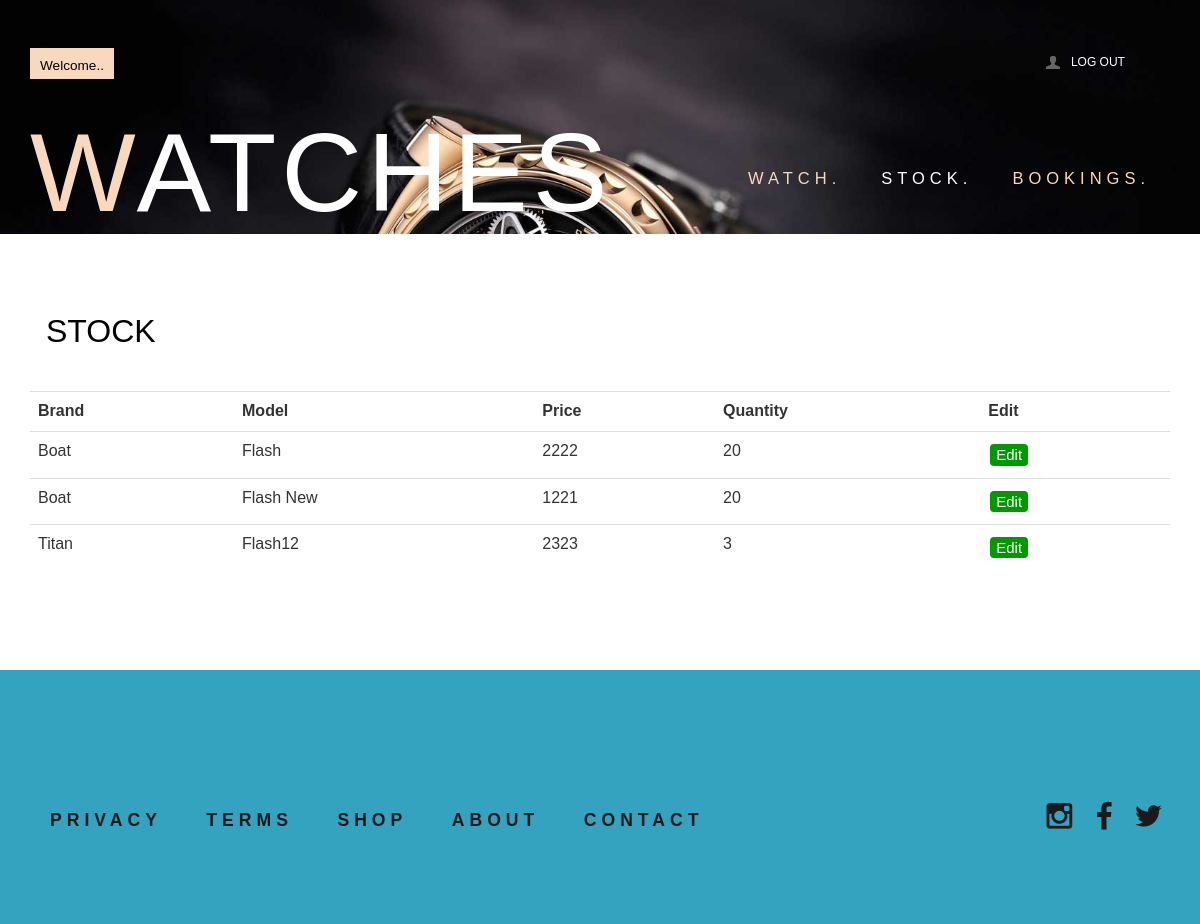
Page /stock.php (signed in) on the committed database.
### tables this page shows
CREATE TABLE IF NOT EXISTS `stock` (
  `watchid` int NOT NULL,
  `shopid` int NOT NULL,
  `brand` varchar(30) NOT NULL,
  `model` varchar(30) NOT NULL,
  `price` int NOT NULL,
  `quantity` int DEFAULT NULL,
  UNIQUE KEY `watchid` (`watchid`)
);

### stock.php (the view, shortened to what this page needs)
<?php
include("connection.php");
?>
<!DOCTYPE HTML>
<html lang="en">
<head>
    <link href="css/bootstrap.css" rel="stylesheet" type="text/css" />
    <link href="css/style.css" rel="stylesheet" type="text/css" />
    <link href="css/megamenu.css" rel="stylesheet" type="text/css" media="all" />
    <link href="css/watch.css" rel="stylesheet" type="text/css" />
</head>
<body>
<div class="account-in">
    <div class="container">
        <div class="caccount-top">
            <h3>Stock</h3>
            <table class="table">
                <tr>
                    <th>Brand</th>
                    <th>Model</th>
                    <th>Price</th>
                    <th>Quantity</th>
                    <th>Edit</th>
                </tr>
                <?php
                $shopid= $_SESSION['shopid'];
                $sql = "SELECT * FROM stock where shopid='$shopid'";
                $result = $conn->query($sql);
                if ($result->num_rows > 0) {
                    while ($row = $result->fetch_assoc()) {
                        $id = $row['watchid'];
                        $brand = $row['brand'];
                        $model = $row['model'];
                        $price = $row['price'];
                        $quantity = $row['quantity'];
                        echo "<tr>";
                        echo "<td>$brand</td>";
                        echo "<td>$model</td>";
                        echo "<td>$price</td>";
                        echo "<td>$quantity</td>";
        echo "<td>";
        echo "<form method='POST' action=''>";
        echo "<button class='edt-btn' type='submit' name='edit' data-watchid='$id'>Edit</button>";
        echo "</form>";
        echo "</td></tr>";
                    }
                } else {
                    echo "<tr><td colspan='16'>No Watches found.</td></tr>";
                }
                ?>
            </table>
        </div>
    </div>
            </div>
</body>
</html>

### css/style.css (style rules this page uses)
h4, h5, h6, h1, h2, h3 { margin-top: 0; }
ul, ol { margin: 0; }
p { margin: 0; }
html, body { font-family: 'PT Sans Narrow', sans-serif; font-size: 100%; background:#fff; }
body a { transition:0.5s all; -webkit-transition:0.5s all; -moz-transition:0.5s all; -o-transition:0.5s all; -ms-transition:0.5s all; }
.header_top_left { float:left; }
.header_top_right { float:right; width:23%; }
.box_11 { cursor: pointer; padding: 5px 10px; background: #F9D9BE; }
.box_11 h4 { border: none; color: #fff; font-size: 0.85em; margin-bottom: 0; padding: 0; }
.box_11 p { float: left; margin: 6px 0 0 0; color:#000; }
ul.header_user_info { float: left; border-right: 1px solid #55555500; width:50%; padding:0; min-height: 30px; }
ul.header_user_info a { color:#fff; }
i.user { width: 17px; height: 17px; background: url(../images/img-sprite.png) no-repeat -241px -67px; float: left; margin:6px 10px 0 5px; }
ul.header_user_info li.user_desc { display: block; font-size: 12px; text-transform: uppercase; cursor: pointer; background: #fb5c2200; -moz-transition: all 0.2s linear; -o-transition: all 0.2s linear; -webkit-transition: all 0.2s linear; transition: all 0.2s linear; float: left; margin-top:6px; }
.header_bottom { padding: 2em 0; }
.logo h1 { font-size:7em; text-transform: uppercase; margin-bottom: 0; font-family: 'Dorsa', sans-serif; letter-spacing: 5px; }
span.m_1 { color:#F9D9BE; }
.logo { float:left; }
.logo h1 a { color:#fff; }
.menu { float:right; margin: 3em 0 0 0; }
.account-in { padding:5em 0; }
.account-in h3 { font-size:2em; color: #000; padding: 0 0.5em 1em; text-transform:uppercase; }
.newsletter { text-align: center; padding:0 0 3em; }
.footer { background-color: #34a3bf; padding:5em 0; }
.cssmenu { float:left; }
.cssmenu ul { padding:0; list-style:none; }
.cssmenu ul li { display: inline-block; }
.cssmenu ul li a { color: #1a1a1a; display: block; margin: 10px 20px; text-transform: uppercase; font-size: 1.1em; font-weight: 600; letter-spacing: 5px; }
ul.social { padding:0; list-style: none; float:right; }
ul.social li:first-child { margin-left: 0; }
ul.social li { display: inline-block; margin-right: 5px; }
ul.social li a i { width:35px; height:35px; display: block; background: url(../images/img-sprite.png)no-repeat; }
ul.social li a i.instagram { background-position:-5px -4px; }
ul.social li a i.fb { background-position:-44px -5px; }
ul.social li a i.tw { background-position:-83px -6px; }
.men_banner { background: url(../images/3.jpg) no-repeat center top; background-size: cover; -webkit-background-size: cover; -moz-background-size: cover; -o-background-size: cover; min-height:225px; text-align: center; padding-top: 3em; }

### css/megamenu.css (style rules this page uses)
.megamenu { margin-bottom:0px;padding:0;width:100%;list-style:none;display:inline-block;position:relative;font-size:15px }
.megamenu li { margin-bottom:-5px;display:inline }
.megamenu>li>a { float:left;padding:8px 20px;text-decoration:none;text-transform:capitalize;font-size:1.1em; -webkit-transition: all 0.3s ease-in-out;text-transform:uppercase; -moz-transition: all 0.3s ease-in-out; -o-transition: all 0.3s ease-in-out; transition: all 0.3s ease-in-out; color:#fff; letter-spacing:5px; font-weight:400; }
.megamenu>li.active>a { color:#F9D9BE; }

### css/watch.css (style rules this page uses)
.caccount-top { position: relative; }
.edt-btn { background-color: #009900; border: none; color: white; padding: 0px 6px; text-align: center; text-decoration: none; display: inline-block; font-size: 15px; border-radius: 4px; margin: 4px 2px; cursor: pointer; }

### rows in the picture
stock: brand "Boat", model "Flash", price "2222", quantity "20"
stock: brand "Boat", model "Flash New", price "1221", quantity "20"
stock: brand "Titan", model "Flash12", price "2323", quantity "3"
